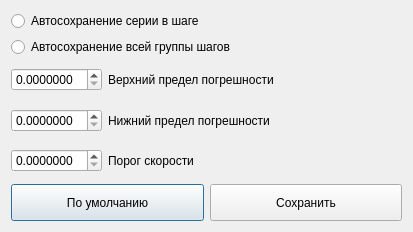
<?xml version="1.0" encoding="UTF-8"?>
<ui version="4.0">
 <class>autoconfigdialog</class>
 <widget class="QDialog" name="autoconfigdialog">
  <property name="geometry">
   <rect>
    <x>0</x>
    <y>0</y>
    <width>413</width>
    <height>232</height>
   </rect>
  </property>
  <property name="sizePolicy">
   <sizepolicy hsizetype="Maximum" vsizetype="Preferred">
    <horstretch>0</horstretch>
    <verstretch>0</verstretch>
   </sizepolicy>
  </property>
  <property name="windowTitle">
   <string>Dialog</string>
  </property>
  <layout class="QGridLayout" name="gridLayout">
   <item row="0" column="0">
    <layout class="QHBoxLayout" name="horizontalLayout_5">
     <item>
      <layout class="QVBoxLayout" name="verticalLayout">
       <item>
        <widget class="QRadioButton" name="radio_autoMesurement">
         <property name="text">
          <string>Автосохранение серии в шаге</string>
         </property>
        </widget>
       </item>
       <item>
        <widget class="QRadioButton" name="radio_autoGroup">
         <property name="text">
          <string>Автосохранение всей группы шагов</string>
         </property>
        </widget>
       </item>
       <item>
        <layout class="QHBoxLayout" name="horizontalLayout">
         <item>
          <widget class="QDoubleSpinBox" name="spin_positiveTolerance">
           <property name="decimals">
            <number>7</number>
           </property>
          </widget>
         </item>
         <item>
          <widget class="QLabel" name="label">
           <property name="sizePolicy">
            <sizepolicy hsizetype="Expanding" vsizetype="Preferred">
             <horstretch>0</horstretch>
             <verstretch>0</verstretch>
            </sizepolicy>
           </property>
           <property name="text">
            <string>Верхний предел погрешности</string>
           </property>
          </widget>
         </item>
        </layout>
       </item>
       <item>
        <layout class="QHBoxLayout" name="horizontalLayout_2">
         <item>
          <widget class="QDoubleSpinBox" name="spin_negativeTolerance">
           <property name="decimals">
            <number>7</number>
           </property>
          </widget>
         </item>
         <item>
          <widget class="QLabel" name="label_2">
           <property name="sizePolicy">
            <sizepolicy hsizetype="Expanding" vsizetype="Preferred">
             <horstretch>0</horstretch>
             <verstretch>0</verstretch>
            </sizepolicy>
           </property>
           <property name="text">
            <string>Нижний предел погрешности</string>
           </property>
          </widget>
         </item>
        </layout>
       </item>
       <item>
        <layout class="QHBoxLayout" name="horizontalLayout_3">
         <item>
          <widget class="QDoubleSpinBox" name="spin_speedLimit">
           <property name="sizePolicy">
            <sizepolicy hsizetype="Maximum" vsizetype="Fixed">
             <horstretch>0</horstretch>
             <verstretch>0</verstretch>
            </sizepolicy>
           </property>
           <property name="decimals">
            <number>7</number>
           </property>
          </widget>
         </item>
         <item alignment="Qt::AlignmentFlag::AlignLeft">
          <widget class="QLabel" name="label_3">
           <property name="sizePolicy">
            <sizepolicy hsizetype="Expanding" vsizetype="Preferred">
             <horstretch>0</horstretch>
             <verstretch>0</verstretch>
            </sizepolicy>
           </property>
           <property name="text">
            <string>Порог скорости</string>
           </property>
          </widget>
         </item>
        </layout>
       </item>
      </layout>
     </item>
    </layout>
   </item>
   <item row="1" column="0">
    <layout class="QHBoxLayout" name="horizontalLayout_4">
     <item>
      <widget class="QPushButton" name="btn_default">
       <property name="sizePolicy">
        <sizepolicy hsizetype="Expanding" vsizetype="Fixed">
         <horstretch>0</horstretch>
         <verstretch>0</verstretch>
        </sizepolicy>
       </property>
       <property name="minimumSize">
        <size>
         <width>0</width>
         <height>37</height>
        </size>
       </property>
       <property name="text">
        <string>По умолчанию</string>
       </property>
      </widget>
     </item>
     <item>
      <widget class="QPushButton" name="btn_save">
       <property name="sizePolicy">
        <sizepolicy hsizetype="Expanding" vsizetype="Fixed">
         <horstretch>0</horstretch>
         <verstretch>0</verstretch>
        </sizepolicy>
       </property>
       <property name="minimumSize">
        <size>
         <width>0</width>
         <height>37</height>
        </size>
       </property>
       <property name="text">
        <string>Сохранить</string>
       </property>
      </widget>
     </item>
    </layout>
   </item>
  </layout>
 </widget>
 <resources/>
 <connections/>
</ui>
